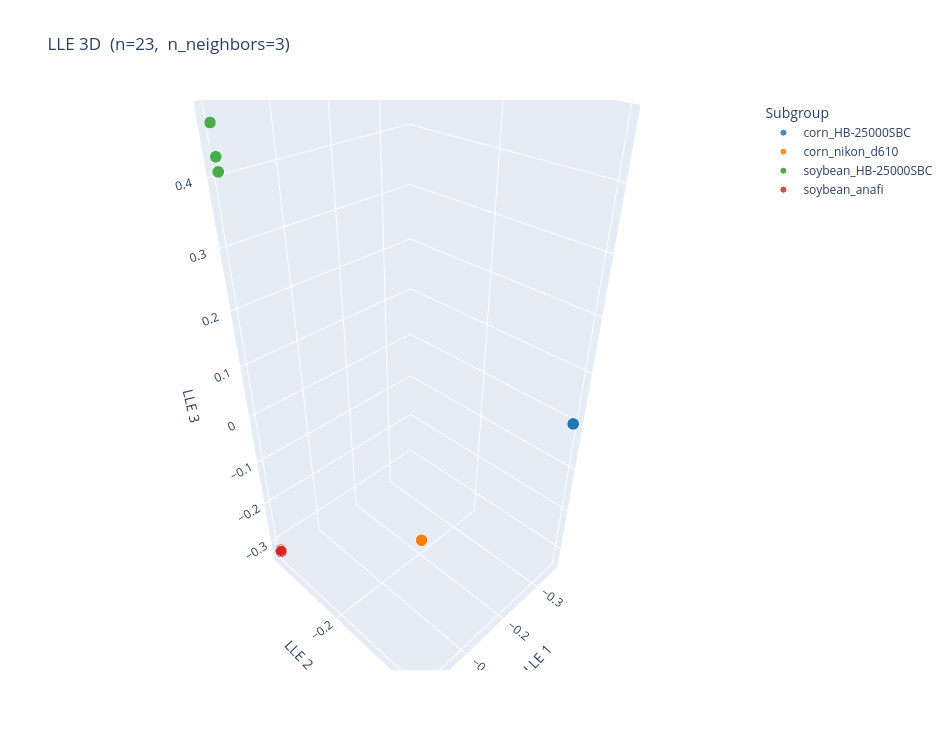

Notebook source saved alongside this figure:
### Markdown cell above
#### LLE — 3D

Locally Linear Embedding preserves local geometry rather than global distances, complementing the t-SNE view. Drag to rotate.

### Code cell
plot_lle(embeddings, result, output_path=None)

### Figure 1 — Plotly figure (JSON) as saved in the notebook; plotly's stock layout.template omitted (floating-point values rounded to 4 significant figures)
{"data": [{"hovertemplate": "%{text}<extra>corn_HB-25000SBC</extra>", "marker": {"color": "#1f77b4", "line": {"color": "white", "width": 1}, "opacity": 0.85, "size": 7}, "mode": "markers", "name": "corn_HB-25000SBC", "text": ["images/corn_HB-25000SBC/220622-225403-corn-HB-25000SBC-54e94639.png", "images/corn_HB-25000SBC/220622-225403-corn-HB-25000SBC-af33e7ca.png", "images/corn_HB-25000SBC/220622-225403-corn-HB-25000SBC-fda2adee.png", "images/corn_HB-25000SBC/220622-225404-corn-HB-25000SBC-58235c1f.png", "images/corn_HB-25000SBC/220622-225405-corn-HB-25000SBC-328a4c61.png", "images/corn_HB-25000SBC/220622-225405-corn-HB-25000SBC-68fd040c.png", "images/corn_HB-25000SBC/220622-225405-corn-HB-25000SBC-7a2bde6a.png", "images/corn_HB-25000SBC/220622-225405-corn-HB-25000SBC-a45a936e.png"], "type": "scatter3d", "x": [-0.3536, -0.3536, -0.3536, -0.3536, -0.3536, -0.3536, -0.3536, -0.3536], "y": [0, 0, 0, 0, 0, 0, 0, 0], "z": [0, 0, 0, 0, 0, 0, 0, 0]}, {"hovertemplate": "%{text}<extra>corn_nikon_d610</extra>", "marker": {"color": "#ff7f0e", "line": {"color": "white", "width": 1}, "opacity": 0.85, "size": 7}, "mode": "markers", "name": "corn_nikon_d610", "text": ["images/corn_nikon_d610/190627-090900-corn-nikon_d610-bded43cb.JPG", "images/corn_nikon_d610/190627-090901-corn-nikon_d610-67679dac.JPG", "images/corn_nikon_d610/190627-091105-corn-nikon_d610-8d6b86d0.JPG", "images/corn_nikon_d610/190627-091202-corn-nikon_d610-b7725cb0.JPG", "images/corn_nikon_d610/190627-090803-corn-nikon_d610-84e374af.JPG", "images/corn_nikon_d610/190627-091502-corn-nikon_d610-ba4f7547.JPG", "images/corn_nikon_d610/190627-091503-corn-nikon_d610-e2cc5642.JPG", "images/corn_nikon_d610/190627-091801-corn-nikon_d610-94fd680b.JPG"], "type": "scatter3d", "x": [0, 0, 0, 0, 0, 0, 0, 0], "y": [0, 0, 0, 0, 0, 0, 0, 0], "z": [0, 0, 0, 0, 0, 0, 0, 0]}, {"hovertemplate": "%{text}<extra>soybean_HB-25000SBC</extra>", "marker": {"color": "#2ca02c", "line": {"color": "white", "width": 1}, "opacity": 0.85, "size": 7}, "mode": "markers", "name": "soybean_HB-25000SBC", "text": ["images/soybean_HB-25000SBC/220608-143001-soybeans-HB-25000SBC-37dc1b2c.png", "images/soybean_HB-25000SBC/220608-143001-soybeans-HB-25000SBC-754c6a11.png", "images/soybean_HB-25000SBC/220608-143001-soybeans-HB-25000SBC-8235f317.png"], "type": "scatter3d", "x": [0, 0, 0], "y": [-0.378, -0.378, -0.378], "z": [0.4283, 0.4711, 0.4086]}, {"hovertemplate": "%{text}<extra>soybean_anafi</extra>", "marker": {"color": "#d62728", "line": {"color": "white", "width": 1}, "opacity": 0.85, "size": 7}, "mode": "markers", "name": "soybean_anafi", "text": ["images/soybean_anafi/210625-131202-soybeans-Anafi-fce5a850.JPG", "images/soybean_anafi/210625-131205-soybeans-Anafi-8bc119e3.JPG", "images/soybean_anafi/210625-131303-soybeans-Anafi-614a4aea.JPG", "images/soybean_anafi/210625-131501-soybeans-Anafi-49b5fd6d.JPG"], "type": "scatter3d", "x": [0, 0, 0, 0], "y": [-0.378, -0.378, -0.378, -0.378], "z": [-0.3243, -0.328, -0.3275, -0.3282]}], "layout": {"height": 750, "legend": {"font": {"size": 12}, "title": {"text": "Subgroup"}}, "paper_bgcolor": "white", "scene": {"bgcolor": "white", "xaxis": {"title": {"text": "LLE 1"}}, "yaxis": {"title": {"text": "LLE 2"}}, "zaxis": {"title": {"text": "LLE 3"}}}, "title": {"font": {"size": 17}, "text": "LLE 3D  (n=23,  n_neighbors=3)"}, "width": 950}}
